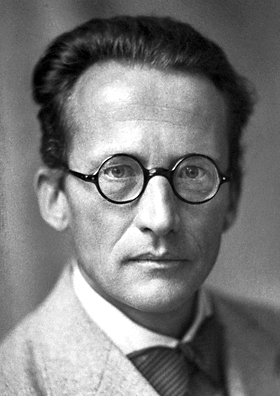
#> input picture 31- Local Binary Pattern/schrodinger.jpg, 280 x 396 px
$ python main.py
#> lines starting #> are read from the running program, lines starting #| are printed output that depends on the picture
#> further down, img is the input picture: shape (396, 280, 3); min 0, max 255, mean 121.7
import cv2
import numpy as np
import matplotlib.pyplot as plt

def get_pixel(image, center, x, y):
    new_value = 0
    try:
        if image[x][y]>center:
            new_value = 1
    except:
        pass
    return new_value

def lbp(image):
    height = image.shape[0]
#> height = 396
    width = image.shape[1]
#> width = 280
    pat = np.zeros((height, width), np.uint8)
    for i in range(height):
        for j in range(width):
            center = image[i, j]
            val_ar = []
            val_ar.append(get_pixel(image, center, i-1, j-1))
            val_ar.append(get_pixel(image, center, i - 1, j))
            val_ar.append(get_pixel(image, center, i - 1, j + 1))
            val_ar.append(get_pixel(image, center, i, j + 1))
            val_ar.append(get_pixel(image, center, i + 1, j + 1))
            val_ar.append(get_pixel(image, center, i + 1, j))
            val_ar.append(get_pixel(image, center, i + 1, j - 1))
            val_ar.append(get_pixel(image, center, i, j - 1))
            val = 0
            for m in range(8):
                val += val_ar[m]*(2**m)
            pat[i,j] = val
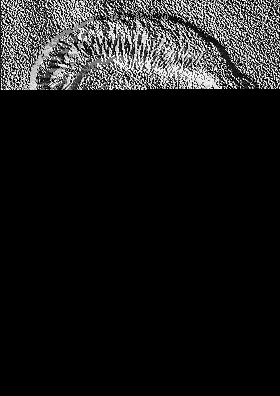
#> pat: shape (396, 280); min 0, max 255, mean 27.3

    return pat

img = cv2.imread("schrodinger.jpg")
gray = cv2.cvtColor(img, cv2.COLOR_BGR2GRAY)
#> (the run stopped early here; a loop or call above may not have finished)
